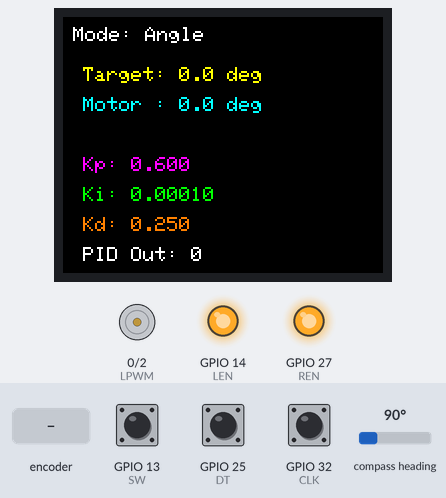
Recording of a sketch running on a simulated ESP32. On the bench: 160×128 colour display, motor-driver pin pairs drawn as motors (green arrow = first pin HIGH = forward, orange = second pin HIGH = backward, longer = more drive), output pins drawn as LEDs (lit = HIGH). Wiring (inferred from the names in the program): AS5600 angle sensor at I2C address 0x36. The inputs (shaded band) are chosen by the test bench; at power-on: GPIO 13 (SW) HIGH, compass heading 90°, GPIO 25 (DT) HIGH, GPIO 32 (CLK) HIGH. Storage starts empty; what the sketch prints to the serial monitor is not drawn.

Above: at 3.6 s.
3.7 s: rotary encoder on GPIO 32 (CLK) / GPIO 25 (DT) turned 2 steps (second pin leading)
At 4.6 s:
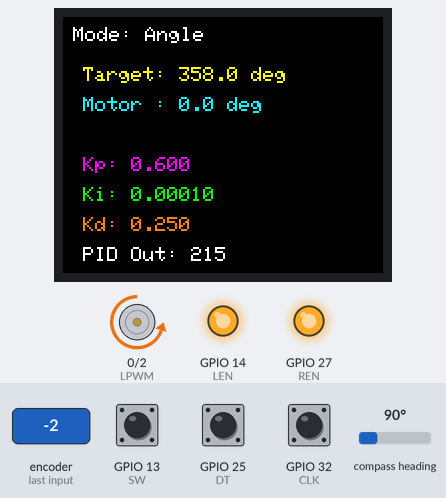
5.6 s: GPIO 13 (SW) pulled LOW for 0.15 s
At 6.2 s:
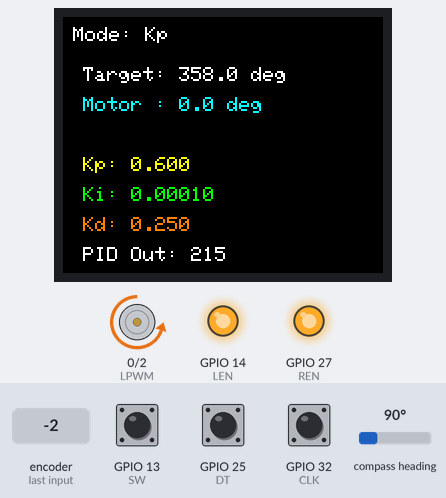
7.2 s: GPIO 13 (SW) pulled LOW for 1 s
At 8.7 s:
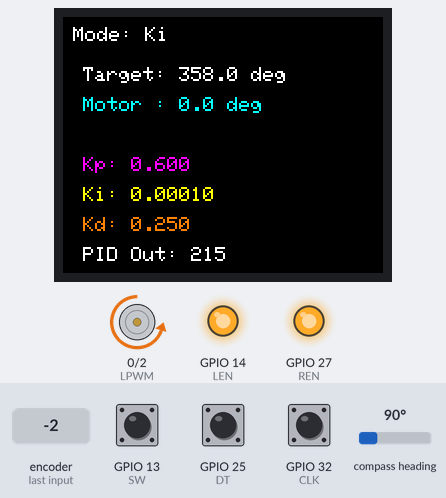
9.7 s: GPIO 13 (SW) pulled LOW for 0.15 s
At 10.5 s:
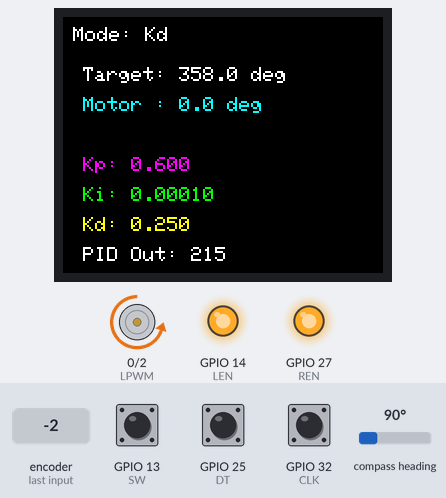
11.3 s: compass heading set to 180°
At 11.9 s:
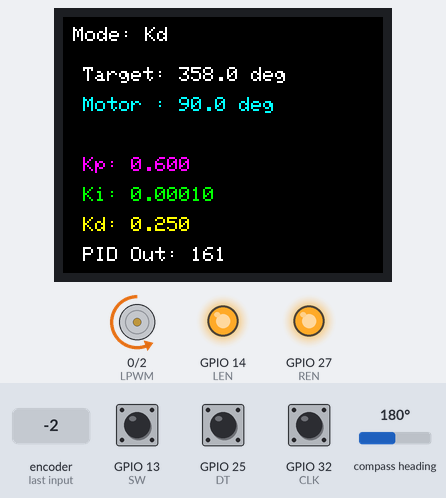
13.0 s: compass heading set to 269°
At 14.6 s:
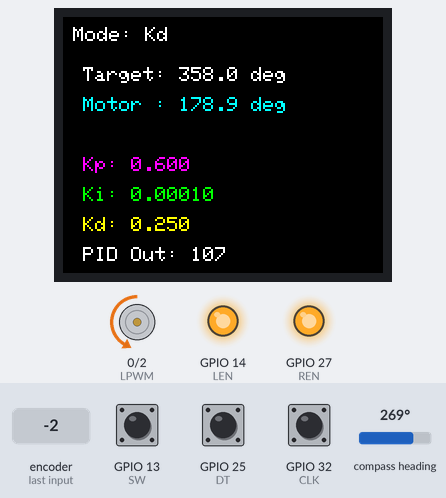
Timing chart, 0 to 16.0 s (numbered marks = the images above; inputs shaded):
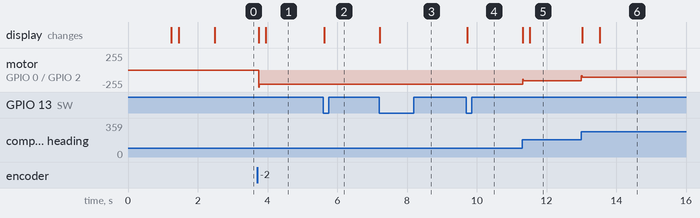

Measured:
- after the input at 3.7 s, motor on GPIO 0 (LPWM) / GPIO 2 (RPWM): stopped → backward 215/255 after 0.05 s, → backward 214/255 0.20 s later; the display: first changes after 0.05 s (image 1 shows a later state)
- after the input at 5.6 s, the display: changes at once (image 2)
- after the input at 7.2 s, the display: changes at once (image 3)
- after the input at 9.7 s, the display: changes at once (image 4)
- after the input at 11.3 s, motor on GPIO 0 (LPWM) / GPIO 2 (RPWM): backward 214/255 → backward 160/255 at once; the display: first changes at once (image 5 shows a later state)
- after the input at 13.0 s, motor on GPIO 0 (LPWM) / GPIO 2 (RPWM): backward 160/255 → backward 107/255 at once; the display: first changes at once (image 6 shows a later state)

The sketch:

pid-custom-wifi-spiffs.ino
```cpp
#include <Wire.h> // Untuk komunikasi I2C (AS5600 dan OLED/TFT)
#include <Adafruit_GFX.h> // Library grafis dasar untuk TFT
#include <Adafruit_ST7735.h> // Driver spesifik untuk TFT ST7735

// --- Library Baru untuk Wi-Fi dan WebServer (Async) ---
#include <WiFi.h> // Untuk fungsionalitas Wi-Fi (AP mode)
#include <ESPAsyncWebServer.h> // Untuk membuat server HTTP Asynchronous (PENTING!)
#include <DNSServer.h> // Untuk Captive Portal (mengarahkan DNS)
#include <SPIFFS.h> // Untuk sistem file SPIFFS (menyimpan halaman web)

// --- TFT Setup ---
#define TFT_CS    5
#define TFT_RST   4
#define TFT_DC    15
Adafruit_ST7735 tft = Adafruit_ST7735(TFT_CS, TFT_DC, TFT_RST);

// --- AS5600 (I2C Address) ---
#define AS5600_ADDR 0x36

// --- Definisi pin I2C BARU untuk AS5600 ---
#define AS5600_SDA_PIN 16 // Contoh: Pin SDA baru untuk AS5600
#define AS5600_SCL_PIN 17 // Contoh: Pin SCL baru untuk AS5600

// --- Rotary Encoder ---
#define CLK 32
#define DT  25
#define SW  13

// --- BTS7960 Motor Driver ---
#define RPWM 2  // Pin PWM untuk arah maju (Right PWM)
#define LPWM 0  // Pin PWM untuk arah mundur (Left PWM)
#define REN 27  // Enable untuk arah maju
#define LEN 14  // Enable untuk arah mundur

// --- Variabel Global AS5600 ---
int magnetStatus = 0;             // Status register magnet (MD, ML, MH)
int lowbyte_as5600;               // Raw angle 7:0
word highbyte_as5600;             // Raw angle 7:0 and 11:8
int rawAngle_as5600;              // Final raw angle (0-4095)
float degAngle_as5600;            // Raw angle in degrees (0-360)

int quadrantNumber, previousquadrantNumber; // ID kuadran untuk pelacakan putaran
float numberOfTurns = 0;          // Jumlah putaran penuh
float correctedAngle = 0;         // Sudut terkoreksi (setelah taring)
float startAngle_as5600 = 0;      // Sudut awal saat kalibrasi
float totalAngle = 0;             // Total posisi sudut absolut (termasuk putaran)
float previousTotalAngle = 0;     // Untuk pembaruan tampilan

// --- Variabel Global Kontrol (Target, Aktual, Rotary Encoder, PID) ---
float targetAngle = 0;        // Target posisi sudut (dari rotary encoder)
float currentAngle = 0;       // Posisi motor aktual (dari AS5600)

int lastCLK = HIGH;           // Status pin CLK rotary encoder sebelumnya
bool lastSW = HIGH;           // Status pin SW rotary encoder sebelumnya
unsigned long lastButtonPress = 0; // Untuk debounce tombol rotary
float rotaryStep = 0.01;      // Step default untuk derajat target

// --- Variabel PID ---
float Kp = 0.6;   // Proportional gain (sesuaikan)
float Ki = 0.0001; // Integral gain (sesuaikan)
float Kd = 0.25;  // Derivative gain (sesuaikan)

float error = 0;
float previousError = 0;
float integral = 0;
float outputPID = 0;

unsigned long lastPIDTime = 0; // Untuk timing PID
int pidInterval = 10;          // Interval perhitungan PID (ms)

// --- Definisi Mode Rotary Encoder ---
enum RotaryMode {
  MODE_ANGLE,
  MODE_KP,
  MODE_KI,
  MODE_KD
};
RotaryMode currentMode = MODE_ANGLE; // Mode awal adalah mengatur derajat

// --- Variabel Wi-Fi AP dan WebServer ---
const char *ssid = "ESP32_PID_AP"; // Nama Wi-Fi AP
const char *password = "password123"; // Password Wi-Fi AP (min 8 karakter)
IPAddress apIP(192, 168, 4, 1); // Alamat IP untuk AP
IPAddress netMsk(255, 255, 255, 0); // Subnet mask

DNSServer dnsServer;
AsyncWebServer server(80); // WebServer di port 80 - Menggunakan AsyncWebServer!

// --- Fungsi Prototype ---
void checkMagnetPresence();
void ReadRawAngle();
void correctAngle();
void checkQuadrant();
float readAS5600AngleCombined();
void calculatePID();
void driveMotor(int speed);
void displayValues();
void handleRotaryEncoder();
void handleRotaryButton();

// --- Fungsi baru untuk WebServer ---
void handleRoot(AsyncWebServerRequest *request);
void handleNotFound(AsyncWebServerRequest *request);
void setupCaptivePortal(); // Setup Captive Portal

void setup() {
  Serial.begin(115200);
  // Inisialisasi Wire dengan pin I2C yang benar untuk ESP32 (SDA, SCL)
  Wire.begin(AS5600_SDA_PIN, AS5600_SCL_PIN);
  Wire.setClock(100000); // Kecepatan I2C standar (bisa 100KHz atau 400KHz)

  // --- Inisialisasi Rotary Encoder ---
  pinMode(CLK, INPUT_PULLUP);
  pinMode(DT, INPUT_PULLUP);
  pinMode(SW, INPUT_PULLUP);
  lastCLK = digitalRead(CLK);

  // --- Inisialisasi Motor Driver ---
  pinMode(RPWM, OUTPUT);
  pinMode(LPWM, OUTPUT);
  pinMode(REN, OUTPUT);
  pinMode(LEN, OUTPUT);
  digitalWrite(REN, HIGH);
  digitalWrite(LEN, HIGH);
  analogWrite(RPWM, 0);
  analogWrite(LPWM, 0);

  // --- Inisialisasi TFT ---
  tft.initR(INITR_BLACKTAB);
  tft.setRotation(1);
  tft.fillScreen(ST77XX_BLACK);
  tft.setTextSize(1);
  tft.setTextColor(ST77XX_WHITE);
  tft.setCursor(10, 10);
  tft.println("PID Trainer");
  tft.setCursor(10, 30);
  tft.println("Initializing...");

  // --- Inisialisasi SPIFFS ---
  tft.setCursor(10, 50);
  tft.print("SPIFFS...");
  if (!SPIFFS.begin(true)) { // true will format SPIFFS if not mounted
    tft.println("FAIL!");
    Serial.println("SPIFFS Mount Failed");
    while (true); // Stop if SPIFFS fails
  }
  tft.println("OK");
  Serial.println("SPIFFS Mounted Successfully");

  // --- Setup Captive Portal (AP Mode) ---
  setupCaptivePortal();

  // --- Kalibrasi AS5600 ---
  checkMagnetPresence();
  readAS5600AngleCombined();
  startAngle_as5600 = degAngle_as5600;
  totalAngle = 0; // Reset totalAngle after calibration for clarity

  // Set target awal ke posisi motor saat ini
  targetAngle = readAS5600AngleCombined();
  currentAngle = targetAngle;

  displayValues();
  lastPIDTime = millis();
}

void loop() {
  // --- Tangani WebServer dan DNS ---
  dnsServer.processNextRequest(); // Penting untuk Captive Portal
  // server.handleClient(); // TIDAK DIPERLUKAN LAGI dengan AsyncWebServer

  // --- Tangani Rotary Encoder ---
  handleRotaryEncoder();
  handleRotaryButton();

  // --- Baca Posisi Motor Saat Ini dari AS5600 ---
  currentAngle = readAS5600AngleCombined();

  // --- Hitung dan Terapkan Kontrol PID ---
  if (millis() - lastPIDTime >= pidInterval) {
    calculatePID();
    int motorSpeed = constrain(outputPID, -255, 255);
    driveMotor(motorSpeed);
    lastPIDTime = millis();
  }

  // --- Perbarui Tampilan TFT ---
  // Kondisi untuk update TFT tidak perlu lagi cek server.hasClient() dengan AsyncWebServer
  if (abs(currentAngle - previousTotalAngle) > 0.1 || (millis() % 500 < pidInterval) ) {
    displayValues();
    previousTotalAngle = currentAngle;
  }

  // Debugging Serial Plotter
  Serial.print(targetAngle);
  Serial.print(" ");
  Serial.print(currentAngle);
  Serial.print(" ");
  Serial.println(outputPID);

  // No delay here, AsyncWebServer needs loop to run fast
}

// --- Fungsi untuk menangani putaran Rotary Encoder ---
void handleRotaryEncoder() {
  int currentCLK = digitalRead(CLK);
  if (currentCLK != lastCLK && currentCLK == LOW) {
    int direction = (digitalRead(DT) != currentCLK) ? 1 : -1;

    switch (currentMode) {
      case MODE_ANGLE:
        rotaryStep = 1.0;
        targetAngle += direction * rotaryStep;
        if (targetAngle >= 360) targetAngle -= 360;
        else if (targetAngle < 0) targetAngle += 360;
        break;
      case MODE_KP:
        rotaryStep = 0.1;
        Kp += direction * rotaryStep;
        if (Kp < 0) Kp = 0;
        break;
      case MODE_KI:
        rotaryStep = 0.00001;
        Ki += direction * rotaryStep;
        if (Ki < 0) Ki = 0;
        break;
      case MODE_KD:
        rotaryStep = 0.01;
        Kd += direction * rotaryStep;
        if (Kd < 0) Kd = 0;
        break;
    }
    displayValues();
  }
  lastCLK = currentCLK;
}

// --- Fungsi untuk menangani klik tombol Rotary Encoder ---
void handleRotaryButton() {
  bool currentSW = digitalRead(SW);
  if (lastSW == HIGH && currentSW == LOW && (millis() - lastButtonPress) > 250) { // Debounce
    lastButtonPress = millis();

    switch (currentMode) {
      case MODE_ANGLE:
        currentMode = MODE_KP;
        break;
      case MODE_KP:
        currentMode = MODE_KI;
        break;
      case MODE_KI:
        currentMode = MODE_KD;
        break;
      case MODE_KD:
        currentMode = MODE_ANGLE;
        integral = 0;
        break;
    }
    displayValues();
  }
  lastSW = currentSW;
}

// --- Fungsi-fungsi AS5600, Motor, PID (tidak berubah) ---
void checkMagnetPresence() {
  tft.fillScreen(ST77XX_BLACK);
  tft.setCursor(10, 20);
  tft.setTextColor(ST77XX_RED);
  tft.println("Checking Magnet...");

  while ((magnetStatus & 32) != 32) {
    magnetStatus = 0;

    Wire.beginTransmission(AS5600_ADDR);
    Wire.write(0x0B);
    Wire.endTransmission();
    Wire.requestFrom(AS5600_ADDR, 1);

    while (Wire.available() == 0);
    magnetStatus = Wire.read();

    tft.setCursor(10, 50);
    tft.fillRect(10, 50, 100, 20, ST77XX_BLACK);
    tft.setTextColor(ST77XX_WHITE);
    if ((magnetStatus & 8) == 8) {
      tft.println("Magnet too strong!");
    } else if ((magnetStatus & 16) == 16) {
      tft.println("Magnet too weak!");
    } else {
      tft.println("Adjusting magnet...");
    }
    delay(200);
  }
  tft.fillScreen(ST77XX_BLACK);
  tft.setCursor(10, 20);
  tft.setTextColor(ST77XX_GREEN);
  tft.println("Magnet Found!");
  delay(1000);
}

void ReadRawAngle() {
  Wire.beginTransmission(AS5600_ADDR);
  Wire.write(0x0D);
  Wire.endTransmission();
  Wire.requestFrom(AS5600_ADDR, 1);
  while (Wire.available() == 0);
  lowbyte_as5600 = Wire.read();

  Wire.beginTransmission(AS5600_ADDR);
  Wire.write(0x0C);
  Wire.endTransmission();
  Wire.requestFrom(AS5600_ADDR, 1);
  while (Wire.available() == 0);
  highbyte_as5600 = Wire.read();

  highbyte_as5600 = highbyte_as5600 << 8;
  rawAngle_as5600 = highbyte_as5600 | lowbyte_as5600;
  degAngle_as5600 = rawAngle_as5600 * 0.087890625;
}

void correctAngle() {
  correctedAngle = degAngle_as5600 - startAngle_as5600;
  if (correctedAngle < 0) {
    correctedAngle += 360;
  }
}

void checkQuadrant() {
  if (correctedAngle >= 0 && correctedAngle <= 90) {
    quadrantNumber = 1;
  } else if (correctedAngle > 90 && correctedAngle <= 180) {
    quadrantNumber = 2;
  } else if (correctedAngle > 180 && correctedAngle <= 270) {
    quadrantNumber = 3;
  } else if (correctedAngle > 270 && correctedAngle < 360) {
    quadrantNumber = 4;
  }

  if (quadrantNumber != previousquadrantNumber) {
    if (quadrantNumber == 1 && previousquadrantNumber == 4) {
      numberOfTurns++;
    } else if (quadrantNumber == 4 && previousquadrantNumber == 1) {
      numberOfTurns--;
    }
    previousquadrantNumber = quadrantNumber;
  }
}

float readAS5600AngleCombined() {
  ReadRawAngle();
  correctAngle();
  checkQuadrant();
  return correctedAngle;
}

void driveMotor(int speed) {
  if (abs(speed) < 10) {
    analogWrite(RPWM, 0);
    analogWrite(LPWM, 0);
    return;
  }
  if (speed > 0) {
    analogWrite(RPWM, abs(speed));
    analogWrite(LPWM, 0);
  } else {
    analogWrite(RPWM, 0);
    analogWrite(LPWM, abs(speed));
  }
}

void calculatePID() {
  error = targetAngle - currentAngle;
  integral += error;
  if (integral > 200) integral = 200;
  if (integral < -200) integral = -200;

  float derivative = error - previousError;
  outputPID = (Kp * error) + (Ki * integral) + (Kd * derivative);
  previousError = error;
}

void displayValues() {
  tft.fillScreen(ST77XX_BLACK);
  tft.setTextSize(1);

  // Tampilkan Mode Aktif
  tft.setCursor(5, 5);
  tft.setTextColor(ST77XX_WHITE);
  switch (currentMode) {
    case MODE_ANGLE: tft.print("Mode: Angle"); break;
    case MODE_KP:    tft.print("Mode: Kp");    break;
    case MODE_KI:    tft.print("Mode: Ki");    break;
    case MODE_KD:    tft.print("Mode: Kd");    break;
  }

  // Tampilkan Target
  tft.setCursor(10, 25);
  tft.setTextColor((currentMode == MODE_ANGLE) ? ST77XX_YELLOW : ST77XX_WHITE);
  tft.print("Target: ");
  tft.print(targetAngle, 1);
  tft.print(" deg");

  // Tampilkan Motor
  tft.setCursor(10, 40);
  tft.setTextColor(ST77XX_CYAN);
  tft.print("Motor : ");
  tft.print(currentAngle, 1);
  tft.print(" deg");

  // Tampilkan PID Parameter
  tft.setCursor(10, 70);
  tft.setTextColor((currentMode == MODE_KP) ? ST77XX_YELLOW : ST77XX_MAGENTA);
  tft.print("Kp: ");
  tft.print(Kp, 3);

  tft.setCursor(10, 85);
  tft.setTextColor((currentMode == MODE_KI) ? ST77XX_YELLOW : ST77XX_GREEN);
  tft.print("Ki: ");
  tft.print(Ki, 5);

  tft.setCursor(10, 100);
  tft.setTextColor((currentMode == MODE_KD) ? ST77XX_YELLOW : ST77XX_ORANGE);
  tft.print("Kd: ");
  tft.print(Kd, 3);

  // Tampilkan output PID
  tft.setCursor(10, 115);
  tft.setTextColor(ST77XX_WHITE);
  tft.print("PID Out: ");
  tft.print(outputPID, 0);
}

// --- Implementasi Fungsi WebServer ---

void setupCaptivePortal() {
  Serial.print("Setting AP (Access Point)... ");
  WiFi.softAP(ssid, password);

  WiFi.softAPConfig(apIP, apIP, netMsk);

  tft.setCursor(10, 70);
  tft.setTextColor(ST77XX_WHITE);
  tft.print("AP SSID: ");
  tft.println(ssid);
  tft.setCursor(10, 85);
  tft.print("IP: ");
  tft.println(WiFi.softAPIP());
  Serial.print("AP IP address: ");
  Serial.println(WiFi.softAPIP());

  // DNS Server untuk Captive Portal
  dnsServer.start(53, "*", apIP);

  // --- Handler untuk AsyncWebServer ---
  // Melayani file dari SPIFFS
  // Default handler untuk semua file di root atau subdirektori SPIFFS
  server.serveStatic("/", SPIFFS, "/").setDefaultFile("halo.txt"); // Set halo.txt sebagai file default

  // Handler untuk root
  server.on("/", HTTP_GET, [](AsyncWebServerRequest *request){
    String html = "<!DOCTYPE html><html lang='en'><head><meta charset='UTF-8'><meta name='viewport' content='width=device-width, initial-scale=1.0'><title>PID Tuner</title>";
    html += "<style>body{font-family:sans-serif; text-align:center; margin-top:50px;} button{padding:10px 20px; font-size:16px;}</style>";
    html += "</head><body><h1>Welcome to ESP32 PID Tuner!</h1><p>Connect to this Wi-Fi to access the tuning interface.</p>";
    html += "<p><a href='/halo.txt'><button>Go to Web Interface</button></a></p>";
    html += "</body></html>";
    request->send(200, "text/html", html);
  });

  // Handler untuk halaman tidak ditemukan (redirect ke captive portal)
  server.onNotFound([](AsyncWebServerRequest *request){
    request->redirect("http://" + apIP.toString());
  });

  server.begin(); // Mulai server HTTP Asynchronous
  Serial.println("HTTP server started (Async)");
  tft.setCursor(10, 100);
  tft.println("Web server started.");
  delay(1000);
  tft.fillScreen(ST77XX_BLACK);
}
```
